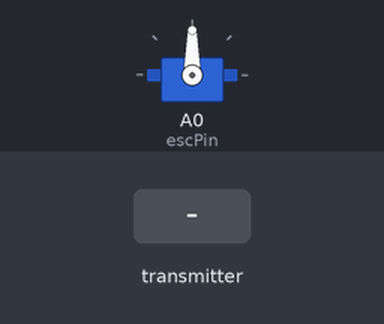
Bench run of a sketch on a simulated Arduino Uno, built with avr-gcc and run on an emulated ATmega328P. Parts: servo. The inputs (shaded band) are chosen by the test bench. No radio packets arrive unless stated; what the sketch prints to the serial monitor is not drawn.

Above: at 1.2 s.
1.3 s: the transmitter starts sending receiverVals.0 = 0
Timing chart, 0 to 4.3 s (numbered marks = the images above; inputs shaded):
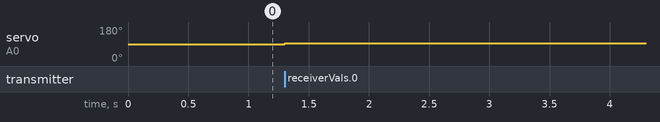

Measured:
- after the input at 1.3 s, servo on A0 (escPin): 90° → 93° at once

The sketch:

rx_code.ino
```cpp
/**
 *
 * Beginning of Longboard board receiver
 * Jack Fuge
 */

#include <SPI.h>
#include "enums.h"
#include "RF24.h"
#include "printf.h"
#include <Servo.h>

//Are we debugging!?!?!?!?!
#define DEBUG
//comment ^^^^^^^ out if we aren't debugging

#ifdef DEBUG
 #define DEBUG_PRINT(x) Serial.println(x)
#else
 #define DEBUG_PRINT(x)
#endif

//pin definitons:
#define escPin A0

//define set vals:
#define bootVal 1000
#define coastVal 1117
#define powerLevel 100
#define maxVal 1950*powerLevel
#define brakeVal 1020

//set up enum for states.
//enum boardStates {
//  wait,   //idle state (can't use idle word =[ )
//  coast,  //coast state
//  accel,  //accelerating / driving but no cruise control
//  cruise, //cruise control is set
//  brake,  //brake state
//  boot    //booting up state.
//};

enum boardStates currentState = boot;
enum boardStates nextState;

//globals
int speedValue = 0;
int cruiseValue = 0;
int receiverVals[3];
bool zButton;
bool cButton;
bool cruiseHeld = false;

bool inZWait = false;
unsigned long brakeCountdown;

//---------------set up objects:--------------------

// Set up nRF24L01 radio on SPI bus plus pins 9 & 10 (CE & CS)
RF24 radio(9,10);
// Single radio pipe address for the 2 nodes to communicate.
const uint64_t pipe = 0xE8E8F0F0E1LL;

//set up servo object (esc pin for control)
Servo myESC;  // create servo object to control the ESC

void setup() {
  myESC.attach(escPin);
  Serial.begin(115200);
  Serial.println("Longboard RF RX\n\r ESC on pin 5, chip on 9 & 10 (CE & CS)");
  printf_begin();
  radio.begin();
  DEBUG_PRINT("Radio has begun");
  if ( ! radio.setDataRate( RF24_250KBPS )) {
    //data rate failed to change.
    DEBUG_PRINT("data rate failed to change. not a + unit.");
  }

  radio.openReadingPipe(1,pipe);
  DEBUG_PRINT("Pipes are opened.");
  radio.startListening();
  radio.printDetails();
}

String debugStr;
void loop() {

  if(radio.available()){
    while (radio.available()) {
      radio.read(&receiverVals,sizeof(receiverVals));
    }
//    for (int i = 0; i < 3; i++) { DEBUG_PRINT(receiverVals[i]); DEBUG_PRINT(i); }
    //if we have new data, update the cached button states:
    if (receiverVals[1] == 2222) {
      //c button not pressed
      cButton = false;
    } else if (receiverVals[1] == 4444) {
      //c button pressed.
      cButton = true;
    }
    if (receiverVals[2] == 6666) {
      //z Button not pressed
      zButton = false;
    } else if (receiverVals[2] == 8888 ) {
      //z button pressed.
      zButton = true;
    }
    speedValue = map(receiverVals[0], 0, 1024, 900, 2100);
    if (zButton) {
      //write shit
      myESC.writeMicroseconds(speedValue);
    } else {
      //write null
      myESC.writeMicroseconds(1500);
    }
  } //have received all data in buffer now.

  #ifdef DEBUG
  //only assemble string if we need to.
    if (currentState != nextState) {
    //only print if differs otherwise console spam.
      debugStr = "current state is: ";
      debugStr.concat(stringFromEnum(nextState));
      DEBUG_PRINT(debugStr); //tell us verbosely current state.
  }
  #endif

}


//  switch(currentState) {
//    //
//    case coast:
//      myESC.writeMicroseconds(coastVal);
//      if (zButton) nextState = coast;
//      if (zButton && (receiverVals[0] >=  525)) nextState = accel;
//      if (receiverVals[0] <= 300) nextState = brake;
//      if (!zButton) {
//        if (inZWait) {
//          //we already in countdown
//          if (millis() - brakeCountdown < 3000) {
//            //we still have a chance to press Z! Have we?
//            if (zButton) {
//              inZWait = false;
//              nextState = coast;
//              brakeCountdown = 0;
//            }
//          } else {
//            //over 3 seconds have passed. brake fam.
//            nextState = brake;
//            inZWait = false;
//          }
//        } else {
//          //no z button pressed. start z countdown and set z-wait state. go back to coast for now.
//          brakeCountdown = millis();
//          inZWait = true;
//          nextState = coast;
//        }
//      }
//      //show lights maybe?
//      break;
//
//    case accel:
//      //linear scaling of pot to duty cycle atm. to change l8r.
//      speedValue = map( constrain(receiverVals[0], 515, 1024) , 515, 1024, 1116, 1950); //wtf is even this line, give me object oriented pls
////      DEBUG_PRINT(speedValue);
//      myESC.writeMicroseconds(speedValue);
//      if (zButton) nextState = accel;
//      if ((receiverVals[0] <= 300) && zButton) nextState = brake;
//      if (cButton && zButton) {
//        nextState = cruise;
//        cruiseValue = speedValue;
//        cruiseHeld = true;
//      }
//      if (!zButton) nextState = coast;
//      break;
//
//    case cruise:
//      //if cruise button has been held, see if it has been released yet:
//      if (cruiseHeld) {
//        //button was pressed, see if it's been released before we do any cruise mod shit:
//        if (cButton) {
//          //c button still pressed. write the set cruise speed and be done with it. no mods allowed.
//          myESC.writeMicroseconds(cruiseValue);
//        } else {
//          //c button has been released! update the held state and wait for next iteration for memes.
//          cruiseHeld = false;
//        }
//        if (!zButton) nextState=coast;
//      } else {
//        //allow thumbstick to fine tune cruise value
//        speedValue = cruiseValue + map( constrain(receiverVals[0], 0, 1024), 0, 1024, -250, 250);
//        //we have a +/- 250 power value. add that to current speed value and write that (without overwriting set cruise value in memory.
//        myESC.writeMicroseconds(speedValue);
//        if (cButton) {
//          //if c button pressed, save new value into memory.
//          cruiseValue = speedValue;
//          //update c button held state:
//          cruiseHeld = true;
//        }
//        if (!zButton) nextState = coast;
//      }
//      break;
//
//    case brake:
//      //brake state. here be dragons. make sure we reaaaally need to be here to get here.
//      myESC.writeMicroseconds(brakeVal);
//      if (zButton) nextState = coast;
//      if (zButton && (receiverVals[0] <= 300) ) nextState = brake;
//      break;
//
//    case boot:
//      //boot that shit fam.
//      myESC.writeMicroseconds(1030);
//      //wait 5 secs for ESC to initialize.
//      DEBUG_PRINT("SLEEPIN FOR BOOT");
//      delay(7500);
//      DEBUG_PRINT("OUT OF BOOT");
//      nextState = coast;
//      break;
//
//    default:
//      myESC.writeMicroseconds(coastVal);
//      nextState = coast;
//      break;
//  }
//
//   currentState = nextState;
//}

//    myESC.writeMicroseconds(map(constrain(receiverVals[0],512,1023),512, 1023, 1000, 1950));
```

enums.h
```cpp
enum boardStates {
  coast,  //coast state
  wait,   //idle state (can't use idle as a word :(
  accel,  //accelerating / driving but no cruise control
  cruise, //cruise control is set
  brake,  //brake state
  boot    //booting up state.
};

static inline char *stringFromEnum(enum boardStates s)
{
    static const char *strings[] = {"idle", "coast", "accel", "cruise", "brake", "boot" /* continue for rest of values */ };

    return strings[s];
}
```
